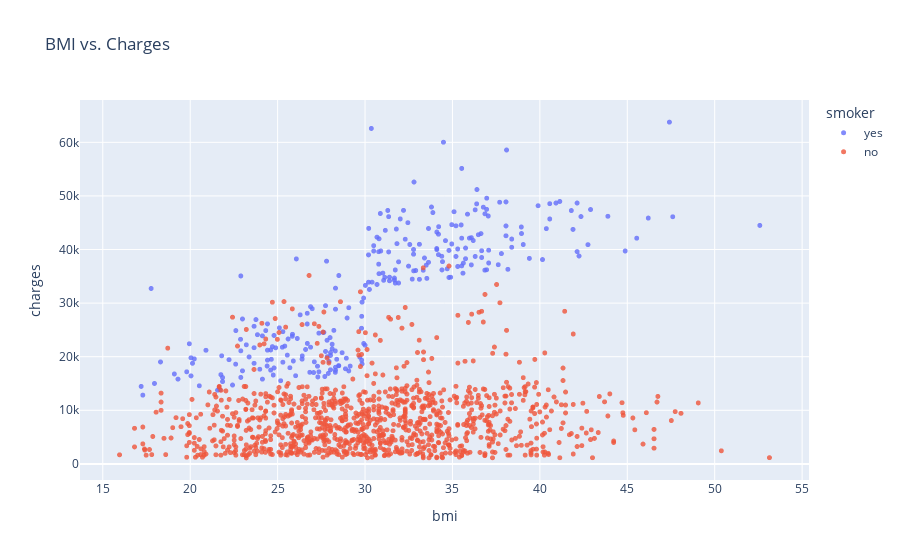

The cell this chart's notebook holds for it:
### Markdown cell above
### BMI vs Charges

### Code cell
fig = px.scatter(df, 
                 x='bmi', 
                 y='charges', 
                 color='smoker', 
                 opacity=0.8, 
                 hover_data=['sex'], 
                 title='BMI vs. Charges',height = 700)
fig.update_traces(marker_size=5)
fig.show()

### Figure 1 — Plotly figure (JSON) as saved in the notebook; plotly's stock layout.template omitted (floating-point values rounded to 4 significant figures; data arrays with more than 128 entries replaced by an {"elided": "..."} marker saying what was removed)
{"data": [{"customdata": {"elided": "274x1 str values"}, "hovertemplate": "smoker=yes<br>bmi=%{x}<br>charges=%{y}<br>sex=%{customdata[0]}<extra></extra>", "legendgroup": "yes", "marker": {"color": "#636efa", "opacity": 0.8, "size": 5, "symbol": "circle"}, "mode": "markers", "name": "yes", "showlegend": true, "type": "scattergl", "x": {"elided": "274 float values"}, "xaxis": "x", "y": {"elided": "274 float values"}, "yaxis": "y"}, {"customdata": {"elided": "1064x1 str values"}, "hovertemplate": "smoker=no<br>bmi=%{x}<br>charges=%{y}<br>sex=%{customdata[0]}<extra></extra>", "legendgroup": "no", "marker": {"color": "#EF553B", "opacity": 0.8, "size": 5, "symbol": "circle"}, "mode": "markers", "name": "no", "showlegend": true, "type": "scattergl", "x": {"elided": "1064 float values"}, "xaxis": "x", "y": {"elided": "1064 float values"}, "yaxis": "y"}], "layout": {"autosize": true, "legend": {"title": {"text": "smoker"}, "tracegroupgap": 0}, "title": {"text": "BMI vs. Charges"}, "xaxis": {"anchor": "y", "autorange": true, "domain": [0, 1], "range": [13.74, 55.35], "title": {"text": "bmi"}, "type": "linear"}, "yaxis": {"anchor": "x", "autorange": true, "domain": [0, 1], "range": [-2830.0, 67720.0], "title": {"text": "charges"}, "type": "linear"}}}
